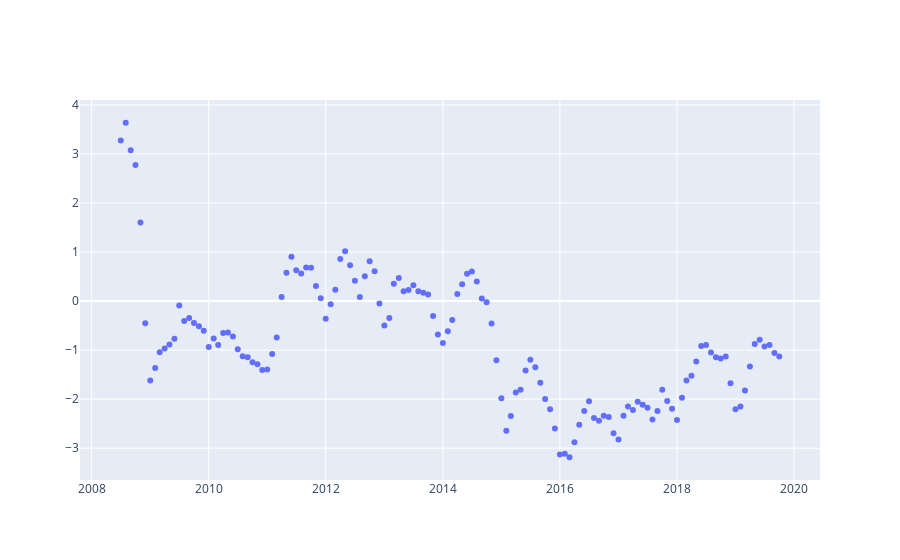

Notebook cell for this chart:
### Code cell
fig = go.Figure()
fig.add_trace(
    go.Scatter(
        x = cpi_monthly_frame.index,
        y = cpi_monthly_frame['residuals_linear_model'],
        name='Residuals',
        mode="markers"
    )
)

fig.show()

### Figure 1 — Plotly figure (JSON) as saved in the notebook; plotly's stock layout.template omitted (floating-point values rounded to 4 significant figures; data arrays with more than 128 entries replaced by an {"elided": "..."} marker saying what was removed)
{"data": [{"mode": "markers", "name": "Residuals", "type": "scatter", "x": {"elided": "136 str values"}, "y": {"elided": "136 float values"}}], "layout": {}}
